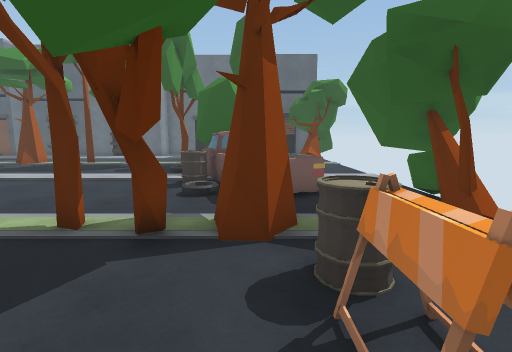
[1] (above)

20 first-person views from a walk through a scene from a Unity 3-D project. The camera is 1.5 m above the floor, tilts 8° down and sees 85° across. The floor is counted in squares, 1 m on a side. Each view is taken from the middle of a square. On the plan, view 1 faces up. The plan holds only what a view shows up to about 14 squares ahead; the rest is blank. The place goes on beyond the plan.

[2]
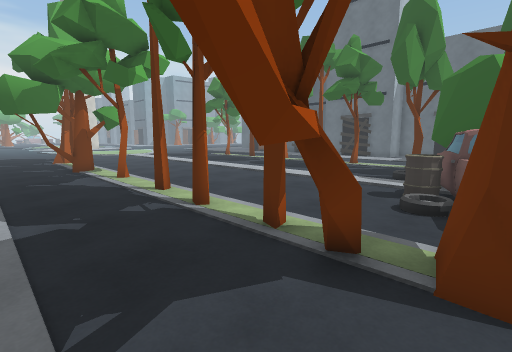

[3]
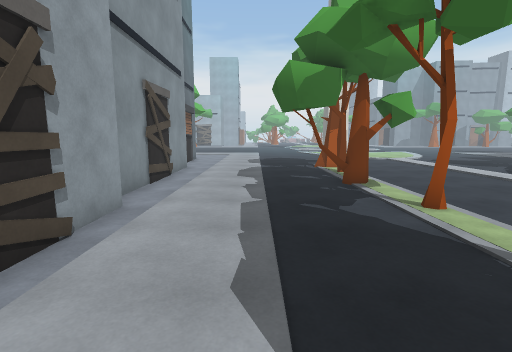

[4]
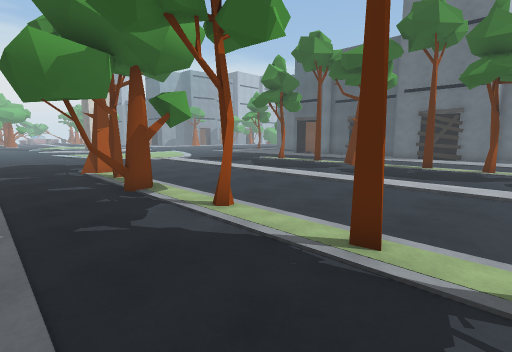

[5]
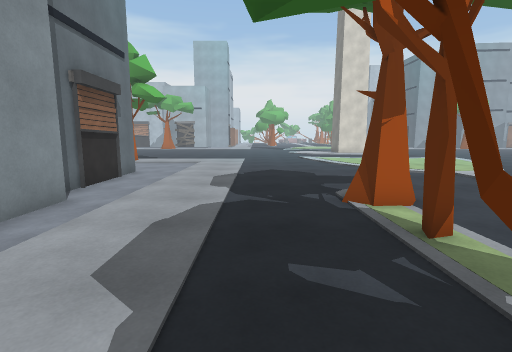

[6]
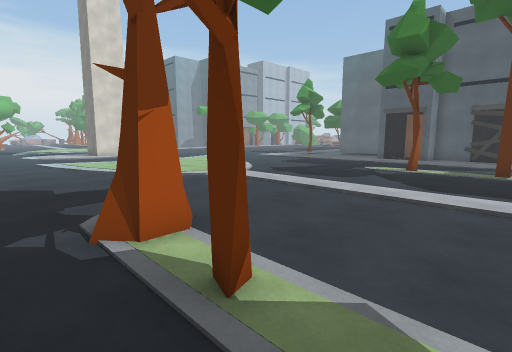

[7]
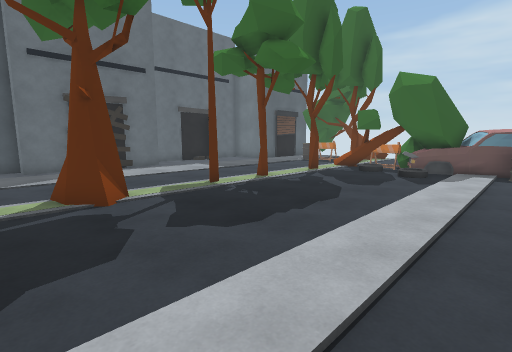

[8]
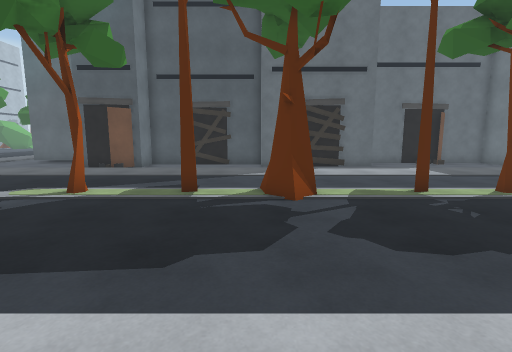

[9]
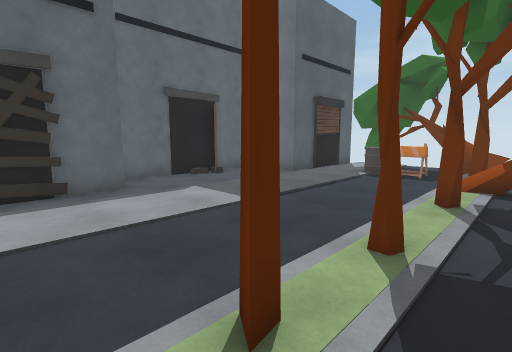

[10]
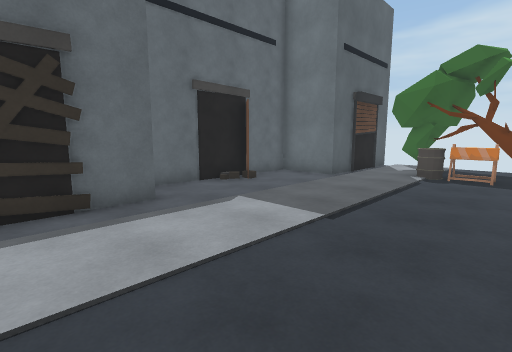

[11]
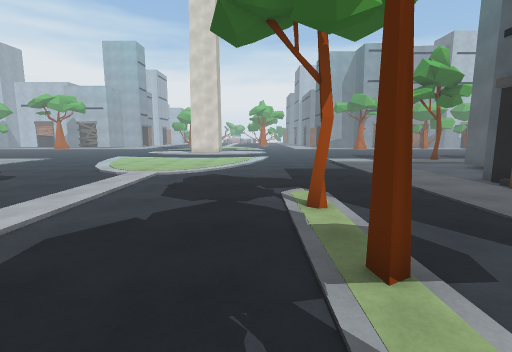

[12]
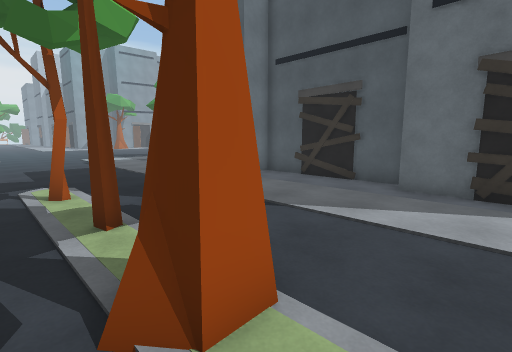

[13]
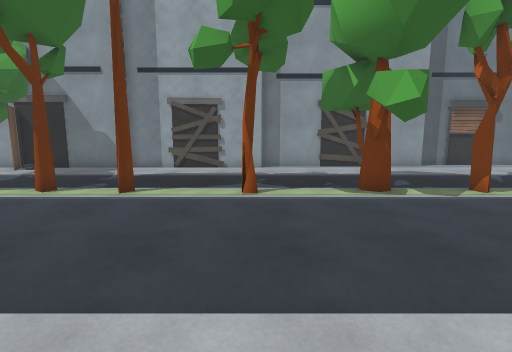

[14]
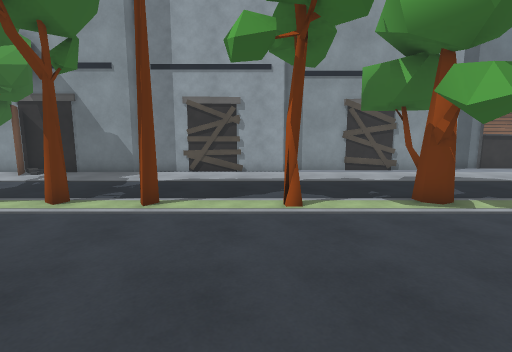

[15]
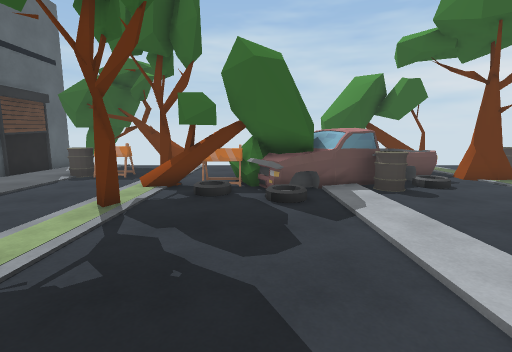

[16]
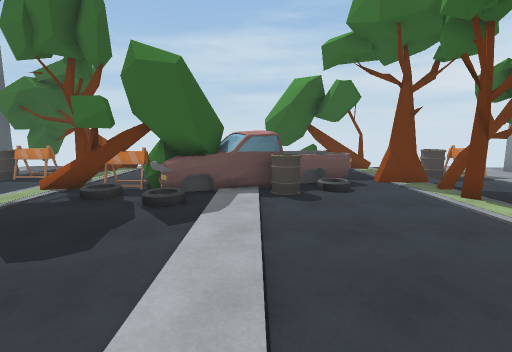

[17]
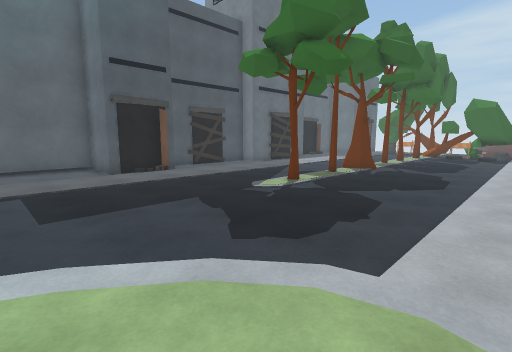

[18]
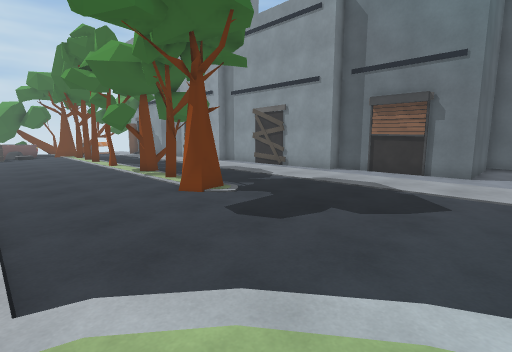

[19]
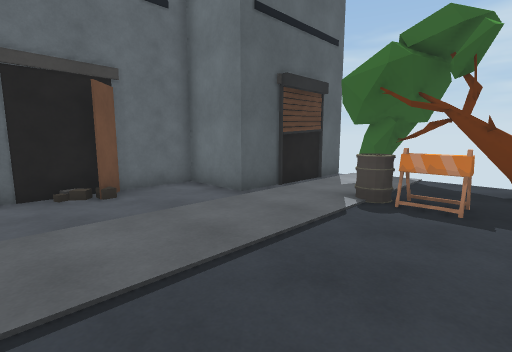

[20]
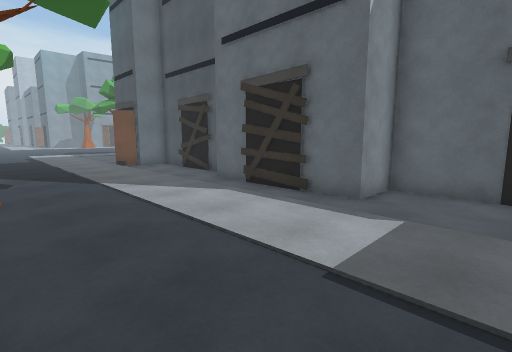

### Floor plan
Key: @ floor where view 1 was taken; # wall or solid block; x gap in a wall; . floor; / step, stairs or slope; = window, fence, low wall or low ledge; ^ raised ledge; T thing the floor can be seen under or through; O other object.
Columns run from 27 left of view 1 to 5 right of it. Each row starts with its distance up from view 1.
 26 #####              ########
 25 ....#  #######     #..###.#
 24 ....#  #.....#######......#
 23 ....####..................#######
 22  ...............................#
 21 ...............................##
 20 ............................^..##
 19 ............................x...
 18 ............................#.=#
 17 ..............#...............=#
 16 ........#..#..#..#..#..#...#..O=
 15 .........................TT.....
 14 ......................../TTT....
 13 ......................../=#   ..
 12 ......................./=##   ..
 11 .........................###  ..
 10 .........................##
  9 .........................=#    ##
  8 ......................... =^ = ##
  7 ...........................=^. #
  6 .......=...................... x=
  5 .......##.#.....#.........##...##
  4 .......=.....#..........#x###...
  3 .............#............#.=.
  2 ..........................#.#.
  1 .............................
  0 ...........................@..
 -1 .......................#######
 -2 ................########
 -3 ..###############
 -4  .#
 -5  .#
 -6  .#

Positions as (right, up) in squares from view 1, and headings:
1: (0, 0), facing up
2: (0, 1), facing up-left
3: (-5, 1), facing left
4: (-6, 1), facing up-left
5: (-13, 2), facing left
6: (-15, 3), facing up-left
7: (-15, 9), facing up-right
8: (-14, 9), facing up
9: (-11, 15), facing up-right
10: (-11, 17), facing up-right
11: (-13, 15), facing left
12: (-11, 15), facing up-left
13: (-11, 12), facing down
14: (-10, 11), facing down
15: (-10, 13), facing right
16: (-10, 10), facing right
17: (-27, 10), facing up-right
18: (-27, 10), facing down-right
19: (-6, 17), facing up-right
20: (-5, 17), facing up-left
